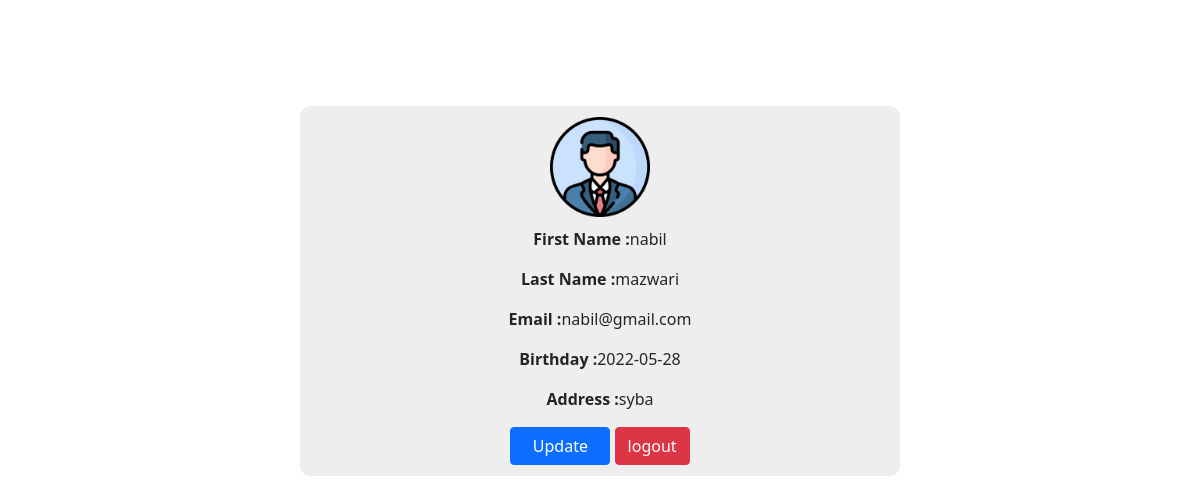
The app's page /Profile.php?id=3 (signed in) with its own data.
### tables this page shows
CREATE TABLE `personne` (
  `id_per` int(11) NOT NULL,
  `nom` varchar(30) NOT NULL,
  `prenom` varchar(30) NOT NULL,
  `mail` varchar(60) NOT NULL,
  `pw` varchar(122) NOT NULL,
  `date_n` date NOT NULL,
  `adresse` varchar(255) NOT NULL
);

### Profile.php (the view, shortened to what this page needs)
<?php require_once 'config.php' ?>
<?php
$id = $_GET['id'];
$stm = $pdo->prepare("SELECT * From personne WHERE id_per =$id");
$stm->execute();
$result = $stm->fetch();
?>
<!doctype html>
<html lang="en">
<head>
    <link href="https://cdn.jsdelivr.net/npm/bootstrap@5.1.3/dist/css/bootstrap.min.css" rel="stylesheet">
</head>
<body>
    <center>
        <form>
            <img src="profil.png" alt="" class="img">
            <p><b>First Name :</b><?php echo $result['prenom']; ?></p>
            <p><b>Last Name :</b><?php echo $result['nom']; ?></p>
            <p><b>Email :</b><?php echo $result['mail']; ?></p>
            <p><b>Birthday :</b><?php echo $result['date_n']; ?></p>
            <p><b>Address :</b><?php echo $result['adresse']; ?></p>
            <button type="button" class="btn btn-primary" id="btn" name="update"><a href="update.php?id_per=<?php echo $id ?>">Update</a></button>
            <button type="button" class="btn btn-danger"><a href="logout.php">logout</a></button>
        </form>
    </center>
</body>
</html>

### Profile.php (style rules this page uses)
body { margin-top: 8%; padding: 10px; }
form { border: 1px solid #eee; background-color: #eee; width: 600px; border-radius: 10px; text-align: center; padding: 10px; }
a { text-decoration: none; color: white; }
.img { width: 100px; height: 100px; margin-bottom: 10px; }
#btn { width: 100px }

### records on screen
personne: prenom "nabil", nom "mazwari", mail "nabil@gmail.com", date_n "2022-05-28", adresse "syba"
